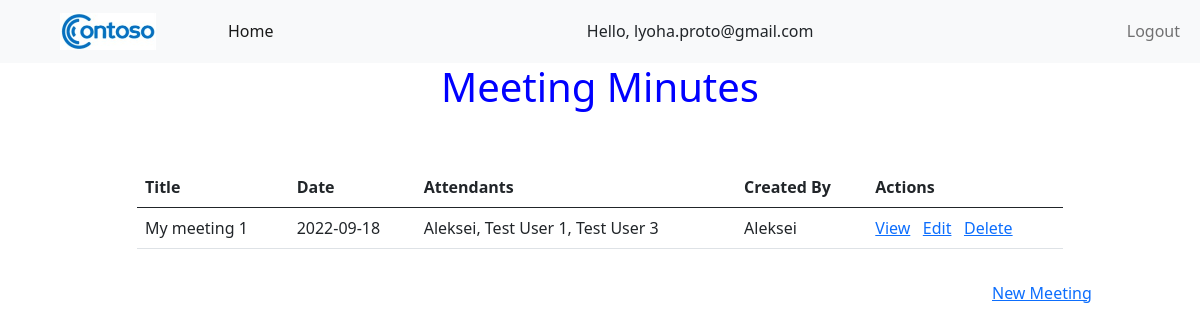
/ (signed in), run on the app's committed database.
### meeting/models.py (models this page shows)
class User(Base):
    __tablename__ ="users"
    id = Column(Integer, primary_key=True, index=True)
    name= Column(String)
    email = Column(String)
    password= Column(String)
    meetings = relationship("Meeting", back_populates="creator")

class Meeting(Base):
    __tablename__ = "meetings"
    id = Column(Integer, primary_key=True, index=True)
    title = Column(String)
    date = Column(Date)
    attendants = Column(String)
    user_id = Column(Integer, ForeignKey("users.id"))
    creator = relationship("User", back_populates="meetings")
    topics = relationship("Topic", back_populates="meeting")

### meeting/routers/pages.py (the view)
@router.get("/")
async def index(request: Request, db: Session = Depends(database.get_db)):
    if not request.user.is_authenticated:
        return templates.TemplateResponse("redirect.html", {"request": request, "redirect_to": "/user/login"})
    current_user = db.query(models.User).filter(models.User.email == request.user.username).first()
    user_meetings = current_user.meetings if user else []
    return templates.TemplateResponse("index.html", {"request": request, "meetings": user_meetings})

### templates/index.html (shortened to what this page needs)
{% extends "base.html" %}
{% block content %}
    <div class="row">
        <div class="col-12">
            <h1>Meeting Minutes</h1>
        </div>
    </div>
    <div class="row mt-5">
        <div class="col-1"></div>
        <div class="col-10">
            <table class="table table-hover">
                <thead>
                <tr>
                    <th scope="col">Title</th>
                    <th scope="col">Date</th>
                    <th scope="col">Attendants</th>
                    <th scope="col">Created By</th>
                    <th scope="col">Actions</th>
                </tr>
                </thead>
                <tbody>
                {% for meeting in meetings %}
                    <tr>
                        <td scope="row">{{ meeting.title }}</td>
                        <td>{{ meeting.date }}</td>
                        <td>{{ meeting.attendants }}</td>
                        <td>{{ meeting.creator.name }}</td>
                        <td>
                            <a href="/meetings/{{ meeting.id }}/view">View</a>
                            <a href="/meetings/{{ meeting.id }}/edit">Edit</a>
                            <a href="/meetings/{{ meeting.id }}/delete">Delete</a>
                        </td>
                    </tr>
                {% endfor %}
                </tbody>
            </table>
        </div>
        <div class="col-1"></div>
    </div>
    <div class="row mt-3">
        <div class="col-10"></div>
        <div class="col-1">
            <a href="/meetings/create">New&nbsp;Meeting</a>
        </div>
    </div>
{% endblock content %}

### templates/base.html (shortened to what this page needs)
<!DOCTYPE html>
<html lang="en">
<head>
    <link href="https://cdn.jsdelivr.net/npm/bootstrap@5.0.2/dist/css/bootstrap.min.css" rel="stylesheet"
>
    <link Href="{{ url_for('static', path='/styles.css') }}" rel="stylesheet">
</head>
<body>
<nav class="navbar navbar-expand-lg navbar-light bg-light">
    <div class="container-fluid">
        <a class="navbar-brand" href="/">
            <img src="{{ url_for('static', path='/logo.png') }}" alt="logo">
        </a>
        <div class="collapse navbar-collapse" id="navbarSupportedContent">
            <ul class="navbar-nav me-auto mb-2 mb-lg-0">
                <li class="nav-item">
                    <a class="nav-link active" aria-current="page" href="/">Home</a>
                </li>
            </ul>
            {% if request.user.is_authenticated %}
                <div class="d-flex">Hello, {{ request.user.display_name }}</div>
            {% endif %}
            <div class="navbar-nav ms-auto">
                {% if not request.user.is_authenticated %}
                    <a href="/user/signup" class="nav-item nav-link">Sign up</a>
                    <a href="/user/login" class="nav-item nav-link">Login</a>
                {% else %}
                    <a href="/user/logout" class="nav-item nav-link">Logout</a>
                {% endif %}
            </div>
        </div>
    </div>
</nav>
<div class="container">
    {% block content %}
    {% endblock content %}
</div>
</body>
</html>

### static/styles.css (style rules this page uses)
h1 { color: blue; text-align: center; }
img { display: block; margin-left: auto; margin-right: auto; width: 50%; }

### data on the page
User: user.display_name "lyoha.proto@gmail.com"
Meeting: title "My meeting 1", date "2022-09-18", attendants "Aleksei, Test User 1, Test User 3", creator.name "Aleksei"
